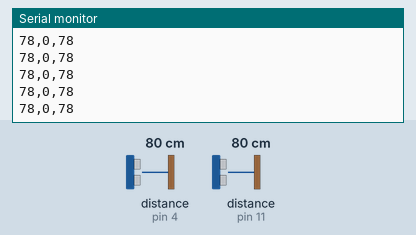
This sketch was run on a simulated Arduino Uno, built with avr-gcc and run on an emulated ATmega328P. Parts: the last lines printed to the serial monitor. Wiring (inferred from the names in the program): 2 × ultrasonic range finder: trigger pin 3, echo pin 4 / trigger pin 10, echo pin 11. The inputs (shaded band) are chosen by the test bench; at power-on: distance to the obstacle (sensors on pin 4, pin 11) 80 cm. The echo pulse lasts 58.3 µs per cm.

Above: at 1.2 s.
1.3 s: distance to the obstacle (sensor on pin 4) set to 2 cm
At 2.1 s:
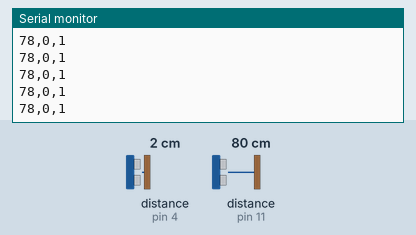
2.8 s: distance to the obstacle (sensor on pin 11) set to 2 cm
At 3.5 s:
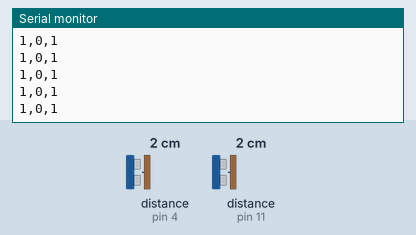
5.8 s: distance to the obstacle (sensor on pin 4) set to 4 cm
Timing chart, 0 to 6.5 s (numbered marks = the images above; inputs shaded):
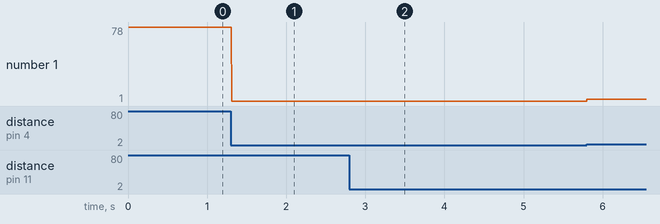

The sketch:

ultrasonicSensors.ino
```cpp
const int trigPin1 = 10;
const int echoPin1 = 11;
const int trigPin2 = 3;
const int echoPin2 = 4;

// defines variables
long duration1;
int distance1;

long duration2;
int distance2;
void setup() {
pinMode(trigPin1, OUTPUT); // Sets the trigPin as an Output
pinMode(echoPin1, INPUT); // Sets the echoPin as an Input
pinMode(trigPin2, OUTPUT);
pinMode(echoPin2, INPUT);
Serial.begin(115200); // Starts the serial communication
}

void loop() {
  String sensorData;
// Clears the trigPin
digitalWrite(trigPin1, LOW);
delayMicroseconds(2);

// Sets the trigPin on HIGH state for 10 micro seconds
digitalWrite(trigPin1, HIGH);
delayMicroseconds(10);
digitalWrite(trigPin1, LOW);

// Reads the echoPin, returns the sound wave travel time in microseconds
duration1 = pulseIn(echoPin1, HIGH);
distance1= duration1*0.034/2;

digitalWrite(trigPin2, LOW);
delayMicroseconds(2);
digitalWrite(trigPin2, HIGH);
delayMicroseconds(10);
digitalWrite(trigPin2, LOW);

// Reads the echoPin, returns the sound wave travel time in microseconds
duration2 = pulseIn(echoPin2, HIGH);
// Calculating the distance
distance2= duration2*0.034/2;

// Prints the distance on the Serial Monitor
sensorData+= String(distance1)+",";
sensorData+= String(0)+",";
sensorData+= String(distance2);
Serial.println(sensorData);
}
```

Measured:
- after the input at 1.3 s, the serial monitor: prints a new line at once (image 1)
- after the input at 2.8 s, the serial monitor: prints a new line at once (image 2)
- plotted number 1: 78 → 1 after the input at 1.3 s, 1 → 3 after the input at 5.8 s
